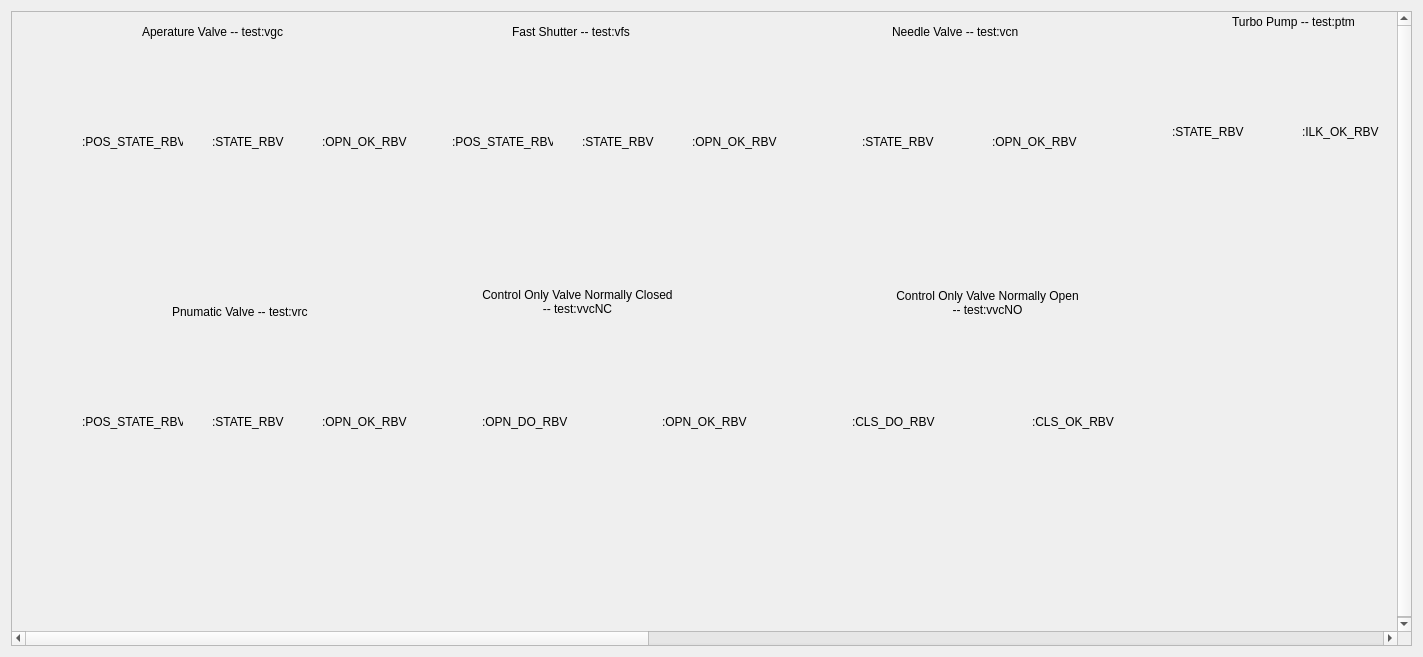
<?xml version="1.0" encoding="UTF-8"?>
<ui version="4.0">
 <class>Widget</class>
 <widget class="QWidget" name="Widget">
  <property name="geometry">
   <rect>
    <x>0</x>
    <y>0</y>
    <width>1423</width>
    <height>657</height>
   </rect>
  </property>
  <property name="sizePolicy">
   <sizepolicy hsizetype="Expanding" vsizetype="Expanding">
    <horstretch>0</horstretch>
    <verstretch>0</verstretch>
   </sizepolicy>
  </property>
  <property name="windowTitle">
   <string>MainWindow</string>
  </property>
  <property name="styleSheet">
   <string notr="true"/>
  </property>
  <layout class="QVBoxLayout" name="verticalLayout">
   <item>
    <layout class="QHBoxLayout" name="horizontalLayout">
     <property name="sizeConstraint">
      <enum>QLayout::SetMaximumSize</enum>
     </property>
     <item>
      <widget class="QScrollArea" name="scrollArea">
       <property name="sizePolicy">
        <sizepolicy hsizetype="Preferred" vsizetype="Preferred">
         <horstretch>0</horstretch>
         <verstretch>0</verstretch>
        </sizepolicy>
       </property>
       <property name="minimumSize">
        <size>
         <width>0</width>
         <height>0</height>
        </size>
       </property>
       <property name="lineWidth">
        <number>2</number>
       </property>
       <property name="sizeAdjustPolicy">
        <enum>QAbstractScrollArea::AdjustToContents</enum>
       </property>
       <property name="widgetResizable">
        <bool>false</bool>
       </property>
       <widget class="QWidget" name="scrollAreaWidgetContents">
        <property name="geometry">
         <rect>
          <x>-501</x>
          <y>0</y>
          <width>3020</width>
          <height>620</height>
         </rect>
        </property>
        <widget class="ApertureValve" name="ApertureValve">
         <property name="geometry">
          <rect>
           <x>130</x>
           <y>30</y>
           <width>180</width>
           <height>82</height>
          </rect>
         </property>
         <property name="toolTip">
          <string/>
         </property>
         <property name="channelsPrefix" stdset="0">
          <string>ca://test:vgc</string>
         </property>
        </widget>
        <widget class="PyDMEnumButton" name="PyDMEnumButton">
         <property name="geometry">
          <rect>
           <x>60</x>
           <y>130</y>
           <width>98</width>
           <height>121</height>
          </rect>
         </property>
         <property name="toolTip">
          <string/>
         </property>
         <property name="channel" stdset="0">
          <string>ca://test:vgc:POS_STATE_RBV</string>
         </property>
        </widget>
        <widget class="PyDMEnumButton" name="PyDMEnumButton_2">
         <property name="geometry">
          <rect>
           <x>157</x>
           <y>130</y>
           <width>141</width>
           <height>121</height>
          </rect>
         </property>
         <property name="toolTip">
          <string/>
         </property>
         <property name="channel" stdset="0">
          <string>ca://test:vgc:STATE_RBV</string>
         </property>
        </widget>
        <widget class="PyDMEnumButton" name="PyDMEnumButton_3">
         <property name="geometry">
          <rect>
           <x>290</x>
           <y>130</y>
           <width>131</width>
           <height>131</height>
          </rect>
         </property>
         <property name="toolTip">
          <string/>
         </property>
         <property name="channel" stdset="0">
          <string>ca://test:vgc:OPN_OK_RBV</string>
         </property>
        </widget>
        <widget class="QLabel" name="label_5">
         <property name="geometry">
          <rect>
           <x>130</x>
           <y>10</y>
           <width>171</width>
           <height>20</height>
          </rect>
         </property>
         <property name="text">
          <string>Aperature Valve -- test:vgc</string>
         </property>
        </widget>
        <widget class="QLabel" name="label_6">
         <property name="geometry">
          <rect>
           <x>310</x>
           <y>120</y>
           <width>101</width>
           <height>20</height>
          </rect>
         </property>
         <property name="text">
          <string>:OPN_OK_RBV</string>
         </property>
        </widget>
        <widget class="QLabel" name="label_7">
         <property name="geometry">
          <rect>
           <x>200</x>
           <y>120</y>
           <width>101</width>
           <height>20</height>
          </rect>
         </property>
         <property name="text">
          <string>:STATE_RBV</string>
         </property>
        </widget>
        <widget class="QLabel" name="label_8">
         <property name="geometry">
          <rect>
           <x>70</x>
           <y>120</y>
           <width>101</width>
           <height>20</height>
          </rect>
         </property>
         <property name="text">
          <string>:POS_STATE_RBV</string>
         </property>
        </widget>
        <widget class="PneumaticValve" name="PneumaticValve">
         <property name="geometry">
          <rect>
           <x>140</x>
           <y>310</y>
           <width>180</width>
           <height>82</height>
          </rect>
         </property>
         <property name="toolTip">
          <string/>
         </property>
         <property name="channelsPrefix" stdset="0">
          <string>ca://test:vrc</string>
         </property>
        </widget>
        <widget class="QLabel" name="label_9">
         <property name="geometry">
          <rect>
           <x>310</x>
           <y>400</y>
           <width>101</width>
           <height>20</height>
          </rect>
         </property>
         <property name="text">
          <string>:OPN_OK_RBV</string>
         </property>
        </widget>
        <widget class="QLabel" name="label_10">
         <property name="geometry">
          <rect>
           <x>200</x>
           <y>400</y>
           <width>101</width>
           <height>20</height>
          </rect>
         </property>
         <property name="text">
          <string>:STATE_RBV</string>
         </property>
        </widget>
        <widget class="QLabel" name="label_11">
         <property name="geometry">
          <rect>
           <x>70</x>
           <y>400</y>
           <width>101</width>
           <height>20</height>
          </rect>
         </property>
         <property name="text">
          <string>:POS_STATE_RBV</string>
         </property>
        </widget>
        <widget class="PyDMEnumButton" name="PyDMEnumButton_4">
         <property name="geometry">
          <rect>
           <x>60</x>
           <y>410</y>
           <width>98</width>
           <height>121</height>
          </rect>
         </property>
         <property name="toolTip">
          <string/>
         </property>
         <property name="channel" stdset="0">
          <string>ca://test:vrc:POS_STATE_RBV</string>
         </property>
        </widget>
        <widget class="PyDMEnumButton" name="PyDMEnumButton_5">
         <property name="geometry">
          <rect>
           <x>290</x>
           <y>410</y>
           <width>121</width>
           <height>131</height>
          </rect>
         </property>
         <property name="toolTip">
          <string/>
         </property>
         <property name="channel" stdset="0">
          <string>ca://test:vrc:OPN_OK_RBV</string>
         </property>
        </widget>
        <widget class="PyDMEnumButton" name="PyDMEnumButton_6">
         <property name="geometry">
          <rect>
           <x>157</x>
           <y>410</y>
           <width>141</width>
           <height>121</height>
          </rect>
         </property>
         <property name="toolTip">
          <string/>
         </property>
         <property name="channel" stdset="0">
          <string>ca://test:vrc:STATE_RBV</string>
         </property>
        </widget>
        <widget class="QLabel" name="label_12">
         <property name="geometry">
          <rect>
           <x>160</x>
           <y>290</y>
           <width>161</width>
           <height>20</height>
          </rect>
         </property>
         <property name="text">
          <string>Pnumatic Valve -- test:vrc</string>
         </property>
        </widget>
        <widget class="QLabel" name="label_13">
         <property name="geometry">
          <rect>
           <x>680</x>
           <y>120</y>
           <width>101</width>
           <height>20</height>
          </rect>
         </property>
         <property name="text">
          <string>:OPN_OK_RBV</string>
         </property>
        </widget>
        <widget class="QLabel" name="label_14">
         <property name="geometry">
          <rect>
           <x>500</x>
           <y>10</y>
           <width>171</width>
           <height>20</height>
          </rect>
         </property>
         <property name="text">
          <string>Fast Shutter -- test:vfs</string>
         </property>
        </widget>
        <widget class="QLabel" name="label_15">
         <property name="geometry">
          <rect>
           <x>570</x>
           <y>120</y>
           <width>101</width>
           <height>20</height>
          </rect>
         </property>
         <property name="text">
          <string>:STATE_RBV</string>
         </property>
        </widget>
        <widget class="QLabel" name="label_16">
         <property name="geometry">
          <rect>
           <x>440</x>
           <y>120</y>
           <width>101</width>
           <height>20</height>
          </rect>
         </property>
         <property name="text">
          <string>:POS_STATE_RBV</string>
         </property>
        </widget>
        <widget class="PyDMEnumButton" name="PyDMEnumButton_7">
         <property name="geometry">
          <rect>
           <x>430</x>
           <y>130</y>
           <width>98</width>
           <height>121</height>
          </rect>
         </property>
         <property name="toolTip">
          <string/>
         </property>
         <property name="channel" stdset="0">
          <string>ca://test:vfs:POS_STATE_RBV</string>
         </property>
        </widget>
        <widget class="PyDMEnumButton" name="PyDMEnumButton_8">
         <property name="geometry">
          <rect>
           <x>660</x>
           <y>130</y>
           <width>121</width>
           <height>131</height>
          </rect>
         </property>
         <property name="toolTip">
          <string/>
         </property>
         <property name="channel" stdset="0">
          <string>ca://test:vfs:OPN_OK_RBV</string>
         </property>
        </widget>
        <widget class="PyDMEnumButton" name="PyDMEnumButton_9">
         <property name="geometry">
          <rect>
           <x>550</x>
           <y>130</y>
           <width>111</width>
           <height>121</height>
          </rect>
         </property>
         <property name="toolTip">
          <string/>
         </property>
         <property name="channel" stdset="0">
          <string>ca://test:vfs:STATE_RBV</string>
         </property>
        </widget>
        <widget class="FastShutter" name="FastShutter">
         <property name="geometry">
          <rect>
           <x>500</x>
           <y>40</y>
           <width>184</width>
           <height>73</height>
          </rect>
         </property>
         <property name="sizePolicy">
          <sizepolicy hsizetype="Preferred" vsizetype="Preferred">
           <horstretch>0</horstretch>
           <verstretch>0</verstretch>
          </sizepolicy>
         </property>
         <property name="toolTip">
          <string/>
         </property>
         <property name="channelsPrefix" stdset="0">
          <string>ca://test:vfs</string>
         </property>
         <property name="showIcon" stdset="0">
          <bool>true</bool>
         </property>
         <property name="showStatusTooltip" stdset="0">
          <bool>true</bool>
         </property>
         <property name="iconSize" stdset="0">
          <number>32</number>
         </property>
         <property name="controlButtonHorizontal" stdset="0">
          <bool>true</bool>
         </property>
        </widget>
        <widget class="QLabel" name="label_18">
         <property name="geometry">
          <rect>
           <x>470</x>
           <y>269</y>
           <width>191</width>
           <height>41</height>
          </rect>
         </property>
         <property name="text">
          <string>Control Only Valve Normally Closed -- test:vvcNC</string>
         </property>
         <property name="alignment">
          <set>Qt::AlignCenter</set>
         </property>
         <property name="wordWrap">
          <bool>true</bool>
         </property>
        </widget>
        <widget class="PyDMEnumButton" name="PyDMEnumButton_11">
         <property name="geometry">
          <rect>
           <x>450</x>
           <y>410</y>
           <width>98</width>
           <height>121</height>
          </rect>
         </property>
         <property name="toolTip">
          <string/>
         </property>
         <property name="channel" stdset="0">
          <string>ca://test:vvcNC:OPN_DO_RBV</string>
         </property>
        </widget>
        <widget class="QLabel" name="label_19">
         <property name="geometry">
          <rect>
           <x>470</x>
           <y>400</y>
           <width>101</width>
           <height>20</height>
          </rect>
         </property>
         <property name="text">
          <string>:OPN_DO_RBV</string>
         </property>
        </widget>
        <widget class="QLabel" name="label_20">
         <property name="geometry">
          <rect>
           <x>650</x>
           <y>400</y>
           <width>101</width>
           <height>20</height>
          </rect>
         </property>
         <property name="text">
          <string>:OPN_OK_RBV</string>
         </property>
        </widget>
        <widget class="PyDMEnumButton" name="PyDMEnumButton_12">
         <property name="geometry">
          <rect>
           <x>597</x>
           <y>410</y>
           <width>131</width>
           <height>131</height>
          </rect>
         </property>
         <property name="toolTip">
          <string/>
         </property>
         <property name="channel" stdset="0">
          <string>ca://test:vvcNC:OPN_OK_RBV</string>
         </property>
        </widget>
        <widget class="ControlOnlyValveNC" name="ControlOnlyValveNC">
         <property name="geometry">
          <rect>
           <x>490</x>
           <y>320</y>
           <width>180</width>
           <height>82</height>
          </rect>
         </property>
         <property name="toolTip">
          <string/>
         </property>
         <property name="channelsPrefix" stdset="0">
          <string>ca://test:vvcNC</string>
         </property>
        </widget>
        <widget class="ControlOnlyValveNO" name="ControlOnlyValveNO">
         <property name="geometry">
          <rect>
           <x>870</x>
           <y>320</y>
           <width>200</width>
           <height>81</height>
          </rect>
         </property>
         <property name="toolTip">
          <string/>
         </property>
         <property name="channelsPrefix" stdset="0">
          <string>ca://test:vvc</string>
         </property>
        </widget>
        <widget class="QLabel" name="label_17">
         <property name="geometry">
          <rect>
           <x>850</x>
           <y>120</y>
           <width>101</width>
           <height>20</height>
          </rect>
         </property>
         <property name="text">
          <string>:STATE_RBV</string>
         </property>
        </widget>
        <widget class="QLabel" name="label_23">
         <property name="geometry">
          <rect>
           <x>880</x>
           <y>10</y>
           <width>171</width>
           <height>20</height>
          </rect>
         </property>
         <property name="text">
          <string>Needle Valve -- test:vcn</string>
         </property>
        </widget>
        <widget class="PyDMEnumButton" name="PyDMEnumButton_10">
         <property name="geometry">
          <rect>
           <x>807</x>
           <y>130</y>
           <width>121</width>
           <height>121</height>
          </rect>
         </property>
         <property name="toolTip">
          <string/>
         </property>
         <property name="channel" stdset="0">
          <string>ca://test:vcn:STATE_RBV</string>
         </property>
        </widget>
        <widget class="QLabel" name="label_25">
         <property name="geometry">
          <rect>
           <x>980</x>
           <y>120</y>
           <width>101</width>
           <height>20</height>
          </rect>
         </property>
         <property name="text">
          <string>:OPN_OK_RBV</string>
         </property>
        </widget>
        <widget class="PyDMEnumButton" name="PyDMEnumButton_14">
         <property name="geometry">
          <rect>
           <x>960</x>
           <y>130</y>
           <width>131</width>
           <height>131</height>
          </rect>
         </property>
         <property name="toolTip">
          <string/>
         </property>
         <property name="channel" stdset="0">
          <string>ca://test:vcn:OPN_OK_RBV</string>
         </property>
        </widget>
        <widget class="NeedleValve" name="NeedleValve">
         <property name="geometry">
          <rect>
           <x>870</x>
           <y>30</y>
           <width>180</width>
           <height>82</height>
          </rect>
         </property>
         <property name="toolTip">
          <string/>
         </property>
         <property name="channelsPrefix" stdset="0">
          <string>ca://test:vcn</string>
         </property>
         <property name="controlButtonHorizontal" stdset="0">
          <bool>true</bool>
         </property>
        </widget>
        <widget class="TurboPump" name="TurboPump">
         <property name="geometry">
          <rect>
           <x>1200</x>
           <y>30</y>
           <width>180</width>
           <height>82</height>
          </rect>
         </property>
         <property name="toolTip">
          <string/>
         </property>
         <property name="channelsPrefix" stdset="0">
          <string>ca://test:ptm</string>
         </property>
        </widget>
        <widget class="QLabel" name="label_24">
         <property name="geometry">
          <rect>
           <x>1290</x>
           <y>110</y>
           <width>101</width>
           <height>20</height>
          </rect>
         </property>
         <property name="text">
          <string>:ILK_OK_RBV</string>
         </property>
        </widget>
        <widget class="QLabel" name="label_26">
         <property name="geometry">
          <rect>
           <x>1220</x>
           <y>0</y>
           <width>171</width>
           <height>20</height>
          </rect>
         </property>
         <property name="text">
          <string>Turbo Pump -- test:ptm</string>
         </property>
        </widget>
        <widget class="PyDMEnumButton" name="PyDMEnumButton_13">
         <property name="geometry">
          <rect>
           <x>1270</x>
           <y>120</y>
           <width>98</width>
           <height>121</height>
          </rect>
         </property>
         <property name="toolTip">
          <string/>
         </property>
         <property name="channel" stdset="0">
          <string>ca://test:ptm:ILK_OK_RBV</string>
         </property>
        </widget>
        <widget class="PyDMEnumButton" name="PyDMEnumButton_15">
         <property name="geometry">
          <rect>
           <x>1150</x>
           <y>120</y>
           <width>98</width>
           <height>121</height>
          </rect>
         </property>
         <property name="toolTip">
          <string/>
         </property>
         <property name="channel" stdset="0">
          <string>ca://test:ptm:STATE_RBV</string>
         </property>
        </widget>
        <widget class="QLabel" name="label_27">
         <property name="geometry">
          <rect>
           <x>1160</x>
           <y>110</y>
           <width>101</width>
           <height>20</height>
          </rect>
         </property>
         <property name="text">
          <string>:STATE_RBV</string>
         </property>
        </widget>
        <widget class="QLabel" name="label_28">
         <property name="geometry">
          <rect>
           <x>1390</x>
           <y>110</y>
           <width>101</width>
           <height>20</height>
          </rect>
         </property>
         <property name="text">
          <string>:FAILT_RBV</string>
         </property>
        </widget>
        <widget class="PyDMEnumButton" name="PyDMEnumButton_16">
         <property name="geometry">
          <rect>
           <x>1380</x>
           <y>120</y>
           <width>98</width>
           <height>131</height>
          </rect>
         </property>
         <property name="toolTip">
          <string/>
         </property>
         <property name="channel" stdset="0">
          <string>ca://test:ptm:FAULT_RBV</string>
         </property>
        </widget>
        <widget class="PyDMEnumButton" name="PyDMEnumButton_17">
         <property name="geometry">
          <rect>
           <x>1750</x>
           <y>130</y>
           <width>98</width>
           <height>131</height>
          </rect>
         </property>
         <property name="toolTip">
          <string/>
         </property>
         <property name="channel" stdset="0">
          <string>ca://test:pro:STATE_RBV</string>
         </property>
        </widget>
        <widget class="QLabel" name="label_29">
         <property name="geometry">
          <rect>
           <x>1660</x>
           <y>120</y>
           <width>101</width>
           <height>20</height>
          </rect>
         </property>
         <property name="text">
          <string>:ERROR_RBV</string>
         </property>
        </widget>
        <widget class="PyDMEnumButton" name="PyDMEnumButton_18">
         <property name="geometry">
          <rect>
           <x>1520</x>
           <y>130</y>
           <width>98</width>
           <height>121</height>
          </rect>
         </property>
         <property name="toolTip">
          <string/>
         </property>
         <property name="channel" stdset="0">
          <string>ca://test:pro:ILK_OK_RBV</string>
         </property>
        </widget>
        <widget class="QLabel" name="label_30">
         <property name="geometry">
          <rect>
           <x>1590</x>
           <y>10</y>
           <width>171</width>
           <height>20</height>
          </rect>
         </property>
         <property name="text">
          <string>Scroll Pump -- test:pro</string>
         </property>
        </widget>
        <widget class="PyDMEnumButton" name="PyDMEnumButton_19">
         <property name="geometry">
          <rect>
           <x>1640</x>
           <y>130</y>
           <width>98</width>
           <height>121</height>
          </rect>
         </property>
         <property name="toolTip">
          <string/>
         </property>
         <property name="channel" stdset="0">
          <string>ca://test:pro:ERROR_RBV</string>
         </property>
        </widget>
        <widget class="QLabel" name="label_31">
         <property name="geometry">
          <rect>
           <x>1770</x>
           <y>120</y>
           <width>101</width>
           <height>20</height>
          </rect>
         </property>
         <property name="text">
          <string>:STATE_RBV</string>
         </property>
        </widget>
        <widget class="QLabel" name="label_32">
         <property name="geometry">
          <rect>
           <x>1530</x>
           <y>120</y>
           <width>101</width>
           <height>20</height>
          </rect>
         </property>
         <property name="text">
          <string>:ILK_OK_RBV</string>
         </property>
        </widget>
        <widget class="ScrollPump" name="ScrollPump">
         <property name="geometry">
          <rect>
           <x>1580</x>
           <y>30</y>
           <width>180</width>
           <height>82</height>
          </rect>
         </property>
         <property name="toolTip">
          <string/>
         </property>
         <property name="channelsPrefix" stdset="0">
          <string>ca://test:pro</string>
         </property>
        </widget>
        <widget class="QLabel" name="label_33">
         <property name="geometry">
          <rect>
           <x>1600</x>
           <y>270</y>
           <width>171</width>
           <height>20</height>
          </rect>
         </property>
         <property name="text">
          <string>Ion Pump -- test:pip</string>
         </property>
        </widget>
        <widget class="PyDMEnumButton" name="PyDMEnumButton_20">
         <property name="geometry">
          <rect>
           <x>1530</x>
           <y>450</y>
           <width>98</width>
           <height>121</height>
          </rect>
         </property>
         <property name="toolTip">
          <string/>
         </property>
         <property name="channel" stdset="0">
          <string>ca://test:pip:ILK_OK_RBV</string>
         </property>
        </widget>
        <widget class="PyDMEnumButton" name="PyDMEnumButton_21">
         <property name="geometry">
          <rect>
           <x>1760</x>
           <y>450</y>
           <width>98</width>
           <height>131</height>
          </rect>
         </property>
         <property name="toolTip">
          <string/>
         </property>
         <property name="channel" stdset="0">
          <string>ca://test:pip:STATE_RBV</string>
         </property>
        </widget>
        <widget class="QLabel" name="label_34">
         <property name="geometry">
          <rect>
           <x>1540</x>
           <y>440</y>
           <width>101</width>
           <height>20</height>
          </rect>
         </property>
         <property name="text">
          <string>:ILK_OK_RBV</string>
         </property>
        </widget>
        <widget class="QLabel" name="label_35">
         <property name="geometry">
          <rect>
           <x>1670</x>
           <y>440</y>
           <width>101</width>
           <height>20</height>
          </rect>
         </property>
         <property name="text">
          <string>:ERROR_RBV</string>
         </property>
        </widget>
        <widget class="PyDMEnumButton" name="PyDMEnumButton_22">
         <property name="geometry">
          <rect>
           <x>1650</x>
           <y>450</y>
           <width>98</width>
           <height>121</height>
          </rect>
         </property>
         <property name="toolTip">
          <string/>
         </property>
         <property name="channel" stdset="0">
          <string>ca://test:pip:ERROR_RBV</string>
         </property>
        </widget>
        <widget class="QLabel" name="label_36">
         <property name="geometry">
          <rect>
           <x>1780</x>
           <y>440</y>
           <width>101</width>
           <height>20</height>
          </rect>
         </property>
         <property name="text">
          <string>:STATE_RBV</string>
         </property>
        </widget>
        <widget class="IonPump" name="IonPump">
         <property name="geometry">
          <rect>
           <x>1630</x>
           <y>300</y>
           <width>60</width>
           <height>150</height>
          </rect>
         </property>
         <property name="toolTip">
          <string/>
         </property>
         <property name="channelsPrefix" stdset="0">
          <string>ca://test:pip</string>
         </property>
         <property name="controlButtonHorizontal" stdset="0">
          <bool>false</bool>
         </property>
        </widget>
        <widget class="QLabel" name="label_38">
         <property name="geometry">
          <rect>
           <x>2000</x>
           <y>120</y>
           <width>101</width>
           <height>20</height>
          </rect>
         </property>
         <property name="text">
          <string>:STATE_RBV</string>
         </property>
        </widget>
        <widget class="QLabel" name="label_39">
         <property name="geometry">
          <rect>
           <x>1970</x>
           <y>10</y>
           <width>171</width>
           <height>20</height>
          </rect>
         </property>
         <property name="text">
          <string>Rough Gauge -- test:gpi</string>
         </property>
        </widget>
        <widget class="PyDMEnumButton" name="PyDMEnumButton_24">
         <property name="geometry">
          <rect>
           <x>1980</x>
           <y>130</y>
           <width>151</width>
           <height>141</height>
          </rect>
         </property>
         <property name="toolTip">
          <string/>
         </property>
         <property name="channel" stdset="0">
          <string>ca://test:gpi:STATE_RBV</string>
         </property>
        </widget>
        <widget class="QLabel" name="label_40">
         <property name="geometry">
          <rect>
           <x>2070</x>
           <y>410</y>
           <width>101</width>
           <height>20</height>
          </rect>
         </property>
         <property name="text">
          <string>:ILK_OK_RBV</string>
         </property>
        </widget>
        <widget class="PyDMEnumButton" name="PyDMEnumButton_25">
         <property name="geometry">
          <rect>
           <x>2070</x>
           <y>420</y>
           <width>98</width>
           <height>131</height>
          </rect>
         </property>
         <property name="toolTip">
          <string/>
         </property>
         <property name="channel" stdset="0">
          <string>ca://test:gcc:ILK_OK_RBV</string>
         </property>
        </widget>
        <widget class="QLabel" name="label_41">
         <property name="geometry">
          <rect>
           <x>1940</x>
           <y>410</y>
           <width>101</width>
           <height>20</height>
          </rect>
         </property>
         <property name="text">
          <string>:STATE_RBV</string>
         </property>
        </widget>
        <widget class="QLabel" name="label_42">
         <property name="geometry">
          <rect>
           <x>1990</x>
           <y>280</y>
           <width>171</width>
           <height>20</height>
          </rect>
         </property>
         <property name="text">
          <string>Cold Cathode -- test:gcc</string>
         </property>
        </widget>
        <widget class="PyDMEnumButton" name="PyDMEnumButton_26">
         <property name="geometry">
          <rect>
           <x>1917</x>
           <y>420</y>
           <width>141</width>
           <height>171</height>
          </rect>
         </property>
         <property name="toolTip">
          <string/>
         </property>
         <property name="channel" stdset="0">
          <string>ca://test:gcc:STATE_RBV</string>
         </property>
        </widget>
        <widget class="QLabel" name="label_43">
         <property name="geometry">
          <rect>
           <x>2380</x>
           <y>150</y>
           <width>101</width>
           <height>20</height>
          </rect>
         </property>
         <property name="text">
          <string>:ILK_OK_RBV</string>
         </property>
        </widget>
        <widget class="PyDMEnumButton" name="PyDMEnumButton_27">
         <property name="geometry">
          <rect>
           <x>2360</x>
           <y>160</y>
           <width>98</width>
           <height>131</height>
          </rect>
         </property>
         <property name="toolTip">
          <string/>
         </property>
         <property name="channel" stdset="0">
          <string>ca://test:ghc:ILK_OK_RBV</string>
         </property>
        </widget>
        <widget class="QLabel" name="label_44">
         <property name="geometry">
          <rect>
           <x>2250</x>
           <y>150</y>
           <width>101</width>
           <height>20</height>
          </rect>
         </property>
         <property name="text">
          <string>:STATE_RBV</string>
         </property>
        </widget>
        <widget class="QLabel" name="label_45">
         <property name="geometry">
          <rect>
           <x>2280</x>
           <y>10</y>
           <width>171</width>
           <height>20</height>
          </rect>
         </property>
         <property name="text">
          <string>Hot Cathode -- test:GHC</string>
         </property>
        </widget>
        <widget class="PyDMEnumButton" name="PyDMEnumButton_28">
         <property name="geometry">
          <rect>
           <x>2210</x>
           <y>160</y>
           <width>151</width>
           <height>151</height>
          </rect>
         </property>
         <property name="toolTip">
          <string/>
         </property>
         <property name="channel" stdset="0">
          <string>ca://test:ghc:STATE_RBV</string>
         </property>
        </widget>
        <widget class="RoughGauge" name="RoughGauge">
         <property name="geometry">
          <rect>
           <x>2020</x>
           <y>40</y>
           <width>71</width>
           <height>50</height>
          </rect>
         </property>
         <property name="toolTip">
          <string/>
         </property>
         <property name="channelsPrefix" stdset="0">
          <string>ca://test:gpi</string>
         </property>
        </widget>
        <widget class="ColdCathodeGauge" name="ColdCathodeGauge">
         <property name="geometry">
          <rect>
           <x>2010</x>
           <y>290</y>
           <width>100</width>
           <height>121</height>
          </rect>
         </property>
         <property name="toolTip">
          <string/>
         </property>
         <property name="controlsLocation" stdset="0">
          <enum>PCDSSymbolBase::Left</enum>
         </property>
         <property name="channelsPrefix" stdset="0">
          <string>ca://test:gcc</string>
         </property>
         <property name="controlButtonHorizontal" stdset="0">
          <bool>false</bool>
         </property>
        </widget>
        <widget class="HotCathodeGauge" name="HotCathodeGauge">
         <property name="geometry">
          <rect>
           <x>2270</x>
           <y>30</y>
           <width>100</width>
           <height>121</height>
          </rect>
         </property>
         <property name="sizePolicy">
          <sizepolicy hsizetype="Preferred" vsizetype="Preferred">
           <horstretch>0</horstretch>
           <verstretch>0</verstretch>
          </sizepolicy>
         </property>
         <property name="toolTip">
          <string/>
         </property>
         <property name="controlsLocation" stdset="0">
          <enum>PCDSSymbolBase::Left</enum>
         </property>
         <property name="channelsPrefix" stdset="0">
          <string>ca://test:ghc</string>
         </property>
         <property name="controlButtonHorizontal" stdset="0">
          <bool>false</bool>
         </property>
        </widget>
        <widget class="QLabel" name="label_21">
         <property name="geometry">
          <rect>
           <x>880</x>
           <y>270</y>
           <width>191</width>
           <height>41</height>
          </rect>
         </property>
         <property name="text">
          <string>Control Only Valve Normally Open -- test:vvcNO</string>
         </property>
         <property name="alignment">
          <set>Qt::AlignCenter</set>
         </property>
         <property name="wordWrap">
          <bool>true</bool>
         </property>
        </widget>
        <widget class="QLabel" name="label_22">
         <property name="geometry">
          <rect>
           <x>840</x>
           <y>400</y>
           <width>101</width>
           <height>20</height>
          </rect>
         </property>
         <property name="text">
          <string>:CLS_DO_RBV</string>
         </property>
        </widget>
        <widget class="PyDMEnumButton" name="PyDMEnumButton_23">
         <property name="geometry">
          <rect>
           <x>830</x>
           <y>410</y>
           <width>98</width>
           <height>121</height>
          </rect>
         </property>
         <property name="toolTip">
          <string/>
         </property>
         <property name="channel" stdset="0">
          <string>ca://test:vvcNO:CLS_DO_RBV</string>
         </property>
        </widget>
        <widget class="PyDMEnumButton" name="PyDMEnumButton_29">
         <property name="geometry">
          <rect>
           <x>967</x>
           <y>410</y>
           <width>131</width>
           <height>131</height>
          </rect>
         </property>
         <property name="toolTip">
          <string/>
         </property>
         <property name="channel" stdset="0">
          <string>ca://test:vvcNO:CLS_OK_RBV</string>
         </property>
        </widget>
        <widget class="QLabel" name="label_37">
         <property name="geometry">
          <rect>
           <x>1020</x>
           <y>400</y>
           <width>101</width>
           <height>20</height>
          </rect>
         </property>
         <property name="text">
          <string>:CLS_OK_RBV</string>
         </property>
        </widget>
        <zorder>ColdCathodeGauge</zorder>
        <zorder>IonPump</zorder>
        <zorder>ApertureValve</zorder>
        <zorder>PyDMEnumButton</zorder>
        <zorder>PyDMEnumButton_2</zorder>
        <zorder>PyDMEnumButton_3</zorder>
        <zorder>label_5</zorder>
        <zorder>label_6</zorder>
        <zorder>label_7</zorder>
        <zorder>label_8</zorder>
        <zorder>PneumaticValve</zorder>
        <zorder>label_9</zorder>
        <zorder>label_10</zorder>
        <zorder>label_11</zorder>
        <zorder>PyDMEnumButton_4</zorder>
        <zorder>PyDMEnumButton_5</zorder>
        <zorder>PyDMEnumButton_6</zorder>
        <zorder>label_12</zorder>
        <zorder>label_13</zorder>
        <zorder>label_14</zorder>
        <zorder>label_15</zorder>
        <zorder>label_16</zorder>
        <zorder>PyDMEnumButton_7</zorder>
        <zorder>PyDMEnumButton_8</zorder>
        <zorder>PyDMEnumButton_9</zorder>
        <zorder>FastShutter</zorder>
        <zorder>label_18</zorder>
        <zorder>PyDMEnumButton_11</zorder>
        <zorder>label_19</zorder>
        <zorder>label_20</zorder>
        <zorder>PyDMEnumButton_12</zorder>
        <zorder>ControlOnlyValveNC</zorder>
        <zorder>ControlOnlyValveNO</zorder>
        <zorder>label_17</zorder>
        <zorder>label_23</zorder>
        <zorder>PyDMEnumButton_10</zorder>
        <zorder>label_25</zorder>
        <zorder>PyDMEnumButton_14</zorder>
        <zorder>NeedleValve</zorder>
        <zorder>TurboPump</zorder>
        <zorder>label_24</zorder>
        <zorder>label_26</zorder>
        <zorder>PyDMEnumButton_13</zorder>
        <zorder>PyDMEnumButton_15</zorder>
        <zorder>label_27</zorder>
        <zorder>label_28</zorder>
        <zorder>PyDMEnumButton_16</zorder>
        <zorder>PyDMEnumButton_17</zorder>
        <zorder>label_29</zorder>
        <zorder>PyDMEnumButton_18</zorder>
        <zorder>label_30</zorder>
        <zorder>PyDMEnumButton_19</zorder>
        <zorder>label_31</zorder>
        <zorder>label_32</zorder>
        <zorder>ScrollPump</zorder>
        <zorder>label_33</zorder>
        <zorder>PyDMEnumButton_20</zorder>
        <zorder>PyDMEnumButton_21</zorder>
        <zorder>label_34</zorder>
        <zorder>label_35</zorder>
        <zorder>PyDMEnumButton_22</zorder>
        <zorder>label_36</zorder>
        <zorder>label_38</zorder>
        <zorder>label_39</zorder>
        <zorder>PyDMEnumButton_24</zorder>
        <zorder>label_40</zorder>
        <zorder>PyDMEnumButton_25</zorder>
        <zorder>label_41</zorder>
        <zorder>label_42</zorder>
        <zorder>PyDMEnumButton_26</zorder>
        <zorder>label_43</zorder>
        <zorder>PyDMEnumButton_27</zorder>
        <zorder>label_44</zorder>
        <zorder>label_45</zorder>
        <zorder>PyDMEnumButton_28</zorder>
        <zorder>RoughGauge</zorder>
        <zorder>HotCathodeGauge</zorder>
        <zorder>label_21</zorder>
        <zorder>label_22</zorder>
        <zorder>PyDMEnumButton_23</zorder>
        <zorder>PyDMEnumButton_29</zorder>
        <zorder>label_37</zorder>
       </widget>
      </widget>
     </item>
    </layout>
   </item>
  </layout>
 </widget>
 <customwidgets>
  <customwidget>
   <class>PyDMEnumButton</class>
   <extends>QWidget</extends>
   <header>pydm.widgets.enum_button</header>
  </customwidget>
  <customwidget>
   <class>PCDSSymbolBase</class>
   <extends>QWidget</extends>
   <header>pcdswidgets.vacuum.base</header>
  </customwidget>
  <customwidget>
   <class>PneumaticValve</class>
   <extends>PCDSSymbolBase</extends>
   <header>pcdswidgets.vacuum.valves</header>
  </customwidget>
  <customwidget>
   <class>ApertureValve</class>
   <extends>PCDSSymbolBase</extends>
   <header>pcdswidgets.vacuum.valves</header>
  </customwidget>
  <customwidget>
   <class>FastShutter</class>
   <extends>PCDSSymbolBase</extends>
   <header>pcdswidgets.vacuum.valves</header>
  </customwidget>
  <customwidget>
   <class>NeedleValve</class>
   <extends>PCDSSymbolBase</extends>
   <header>pcdswidgets.vacuum.valves</header>
  </customwidget>
  <customwidget>
   <class>ControlOnlyValveNC</class>
   <extends>PCDSSymbolBase</extends>
   <header>pcdswidgets.vacuum.valves</header>
  </customwidget>
  <customwidget>
   <class>ControlOnlyValveNO</class>
   <extends>PCDSSymbolBase</extends>
   <header>pcdswidgets.vacuum.valves</header>
  </customwidget>
  <customwidget>
   <class>IonPump</class>
   <extends>PCDSSymbolBase</extends>
   <header>pcdswidgets.vacuum.pumps</header>
  </customwidget>
  <customwidget>
   <class>TurboPump</class>
   <extends>PCDSSymbolBase</extends>
   <header>pcdswidgets.vacuum.pumps</header>
  </customwidget>
  <customwidget>
   <class>ScrollPump</class>
   <extends>PCDSSymbolBase</extends>
   <header>pcdswidgets.vacuum.pumps</header>
  </customwidget>
  <customwidget>
   <class>RoughGauge</class>
   <extends>PCDSSymbolBase</extends>
   <header>pcdswidgets.vacuum.gauges</header>
  </customwidget>
  <customwidget>
   <class>HotCathodeGauge</class>
   <extends>PCDSSymbolBase</extends>
   <header>pcdswidgets.vacuum.gauges</header>
  </customwidget>
  <customwidget>
   <class>ColdCathodeGauge</class>
   <extends>PCDSSymbolBase</extends>
   <header>pcdswidgets.vacuum.gauges</header>
  </customwidget>
 </customwidgets>
 <resources/>
 <connections/>
</ui>
